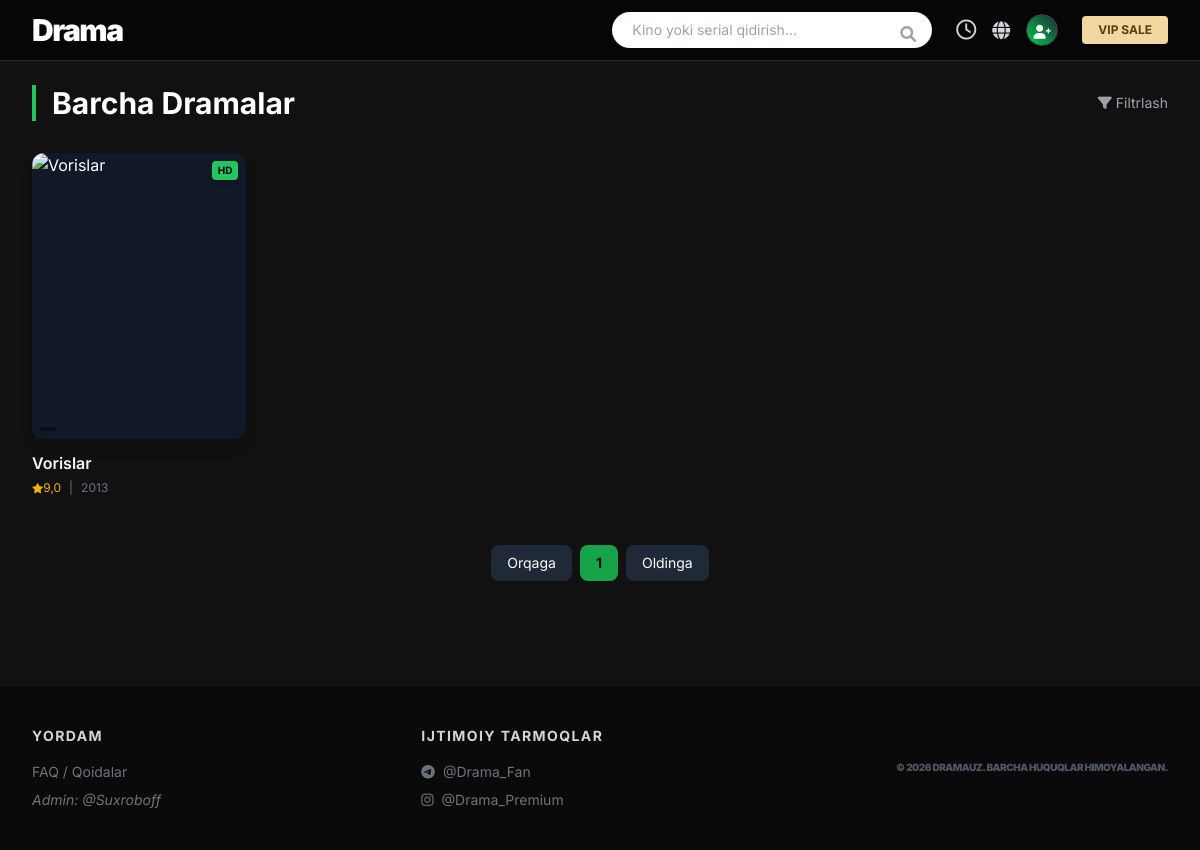
The page /janr/drama/ on the database its author committed.
### drama/models.py (models this page shows, shortened)
class TimeStampedModel(models.Model):
    created_at = models.DateTimeField("Yaratilgan vaqti", auto_now_add=True)
    updated_at = models.DateTimeField("O'zgartirilgan vaqti", auto_now=True)
    class Meta:
        abstract = True

class Movie(TimeStampedModel):
    title = models.CharField("Film nomi (Qidiruv uchun)", max_length=255, db_index=True)
    original_title = models.CharField("Original nomi (Kdrama)", max_length=255, blank=True)
    is_vip = models.BooleanField(default=False)
    tagline = models.CharField("Slogan", max_length=255, blank=True)
    description = models.TextField("Tavsif")
    poster = models.ImageField("Rasmi", upload_to='movies/')
    keywords = models.CharField("Meta Keywords", max_length=255, default='drama, kdrama', help_text="Vergul bilan ajrating")
    year = models.PositiveSmallIntegerField("Yili", default=2024)
    country = models.CharField("Davlat", max_length=50)
    duration = models.PositiveIntegerField("Davomiyligi (daqiqada)", default=60)
    episodes_count = models.PositiveIntegerField("Qismlar soni", default=16)
    age_limit = models.PositiveIntegerField("Yosh chegarasi", default=18)
    film_embed_code = models.TextField("Film HTML kodi", blank=True, default="<div>...</div>")
    trailer_embed_code = models.TextField("Trailer HTML kodi", blank=True)
    site_rank = models.IntegerField("Sayt reytingi (Ichki)", default=0)
    mdl_rank = models.DecimalField("MyDramaList Reytingi", max_digits=4, decimal_places=1, default=0.0)
    main_actors = models.ManyToManyField(Actor, related_name="main_acted_movies")
    actors = models.ManyToManyField(Actor, related_name="acted_movies")
    genres = models.ManyToManyField(Genre)
    category = models.ForeignKey(Category, on_delete=models.SET_NULL, null=True, related_name="movies")
    slug = models.SlugField(max_length=160, unique=True)
    is_draft = models.BooleanField("Qoralama (Draft)", default=False)
    def get_absolute_url(self):
        return reverse("drama:movie_detail", kwargs={"slug": self.slug})

### drama/views.py (the view)
# urls.py: path("janr/<slug:slug>/", views.GenreDetailView.as_view(), name="genre_detail"),
class GenreDetailView(GenreYearMixin, ListView):
    template_name = "movies/movie_list.html"
    context_object_name = "movies"
    paginate_by = 12
    def get_queryset(self):
        self.genre = get_object_or_404(Genre, slug=self.kwargs.get("slug"))
        return Movie.objects.filter(genres=self.genre, is_draft=False)
    def get_context_data(self, **kwargs):
        context = super().get_context_data(**kwargs)
        context["title"] = f"{self.genre.name} janridagi kinolar"
        return context

### drama/views.py (called while the page is built)
    def get_context_data(self, **kwargs):
        context = super().get_context_data(**kwargs)
        context['genres'] = Genre.objects.all()
        context['categories'] = Category.objects.all()
        context['years'] = Movie.objects.filter(is_draft=False)\
            .values_list("year", flat=True).distinct().order_by('-year')
        return context

### templates/movies/movie_list.html (shortened to what this page needs)
{% extends 'base.html' %}
{% block content %}
<div class="max-w-[1600px] mx-auto px-4 md:px-8 py-6">
    <div class="flex items-center justify-between mb-8">
        <h2 class="text-2xl md:text-3xl font-bold border-l-4 border-green-500 pl-4">
            Barcha Dramalar
        </h2>
        <div class="flex items-center space-x-2 text-sm text-gray-400 cursor-pointer hover:text-green-500 transition">
            <a href="{% url 'drama:explore' %}" class="nav-link">
            <i class="fas fa-filter"></i>
            <span>Filtrlash</span>
            </a>
        </div>
    </div>
    <div class="grid grid-cols-2 sm:grid-cols-3 md:grid-cols-4 lg:grid-cols-5 xl:grid-cols-6 gap-x-4 gap-y-8">
        {% block movie %}
             {% for movie in movies %}
            <div class="group relative flex flex-col cursor-pointer">
                 <a href="{{ movie.get_absolute_url }}">
                <div class="relative aspect-[3/4] overflow-hidden rounded-xl bg-gray-900 shadow-lg">
                    <div class="absolute top-2 right-2 bg-green-500 text-black text-[10px] font-bold px-1.5 py-0.5 rounded shadow-md">
                        HD
                    </div>
                    <div class="absolute bottom-2 left-2 text-[11px] font-medium bg-black/50 backdrop-blur-md px-2 py-0.5 rounded text-gray-200">
                    </div>
                </div>
                <div class="mt-3">
                    <h3 class="text-sm md:text-base font-semibold text-gray-100 group-hover:text-green-500 transition line-clamp-1">
                        <a href="{{ movie.get_absolute_url }}">{{ movie.title }}</a>
                    </h3>
                    <div class="flex items-center mt-1 space-x-2 text-[12px] text-gray-500">
                        <span class="text-yellow-500"><i class="fas fa-star text-[10px]"></i>{{ movie.mdl_rank }}</span>
                        <span>|</span>
                        <span>{{ movie.year }}</span>
                    </div>
                </div>
                </a>
                </div>
            {% empty %}
                <div class="col-span-full py-20 text-center text-gray-500">
                    <i class="fas fa-search text-5xl mb-4"></i>
                    <p>Hozircha hech qanday drama topilmadi.</p>
                </div>
            {% endfor %}
        {% endblock movie %}
    </div>
    <div class="mt-12 flex justify-center space-x-2">
        <a href="#" class="px-4 py-2 bg-gray-800 rounded-lg hover:bg-green-600 transition text-sm">Orqaga</a>
        <span class="px-4 py-2 bg-green-600 text-black font-bold rounded-lg text-sm">1</span>
        <a href="#" class="px-4 py-2 bg-gray-800 rounded-lg hover:bg-green-600 transition text-sm">Oldinga</a>
    </div>
</div>
{% endblock content %}

### rows shown on the page
Movie: title "Vorislar", mdl_rank "9,0", year "2013"
